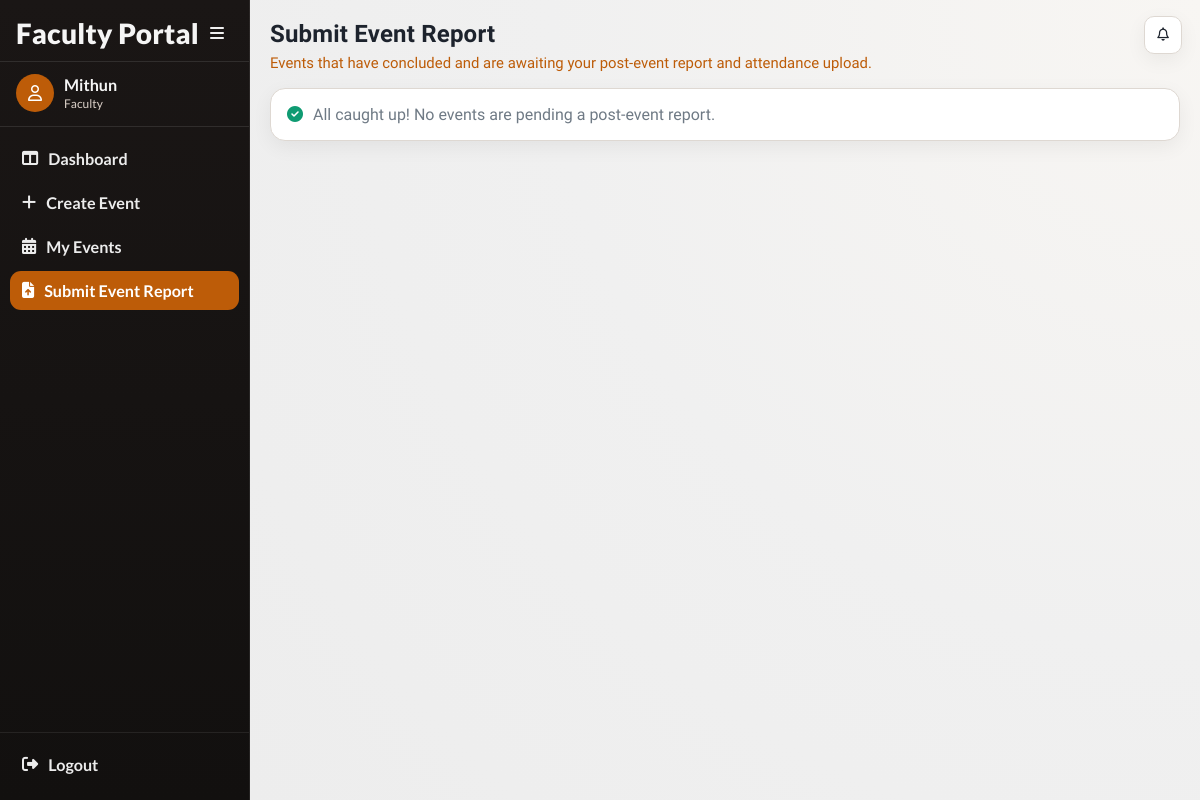
/events/faculty/post-due/ (signed in), run on an earlier commit of the app's database.
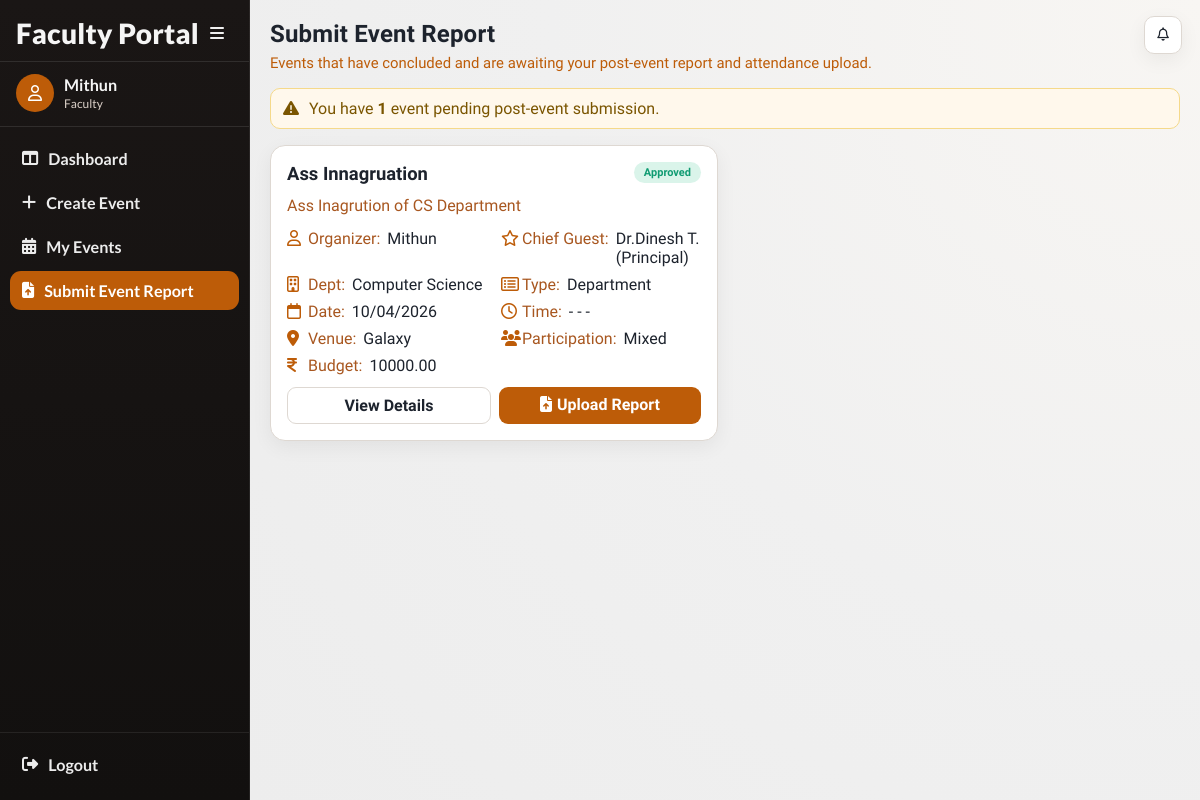
And on a later commit of the database.
### events/models.py (models this page shows, shortened)
class Event(models.Model):
    CATEGORY_CHOICES = (
        ('department', 'Department'),
        ('nss', 'NSS'),
        ('ncc', 'NCC'),
        ('union', 'Union'),
        ('other', 'Other'),
    )
    PARTICIPATION_CHOICES = (
        ('boys', 'Boys'),
        ('girls', 'Girls'),
        ('mixed', 'Mixed'),
    )
    STATUS_CHOICES = (
        ('pending', 'Pending Approval'),
        ('approved', 'Approved'),
        ('rejected', 'Rejected'),
        ('completed', 'Completed'),
        ('verified', 'Verified'),
        ('cancelled', 'Cancelled'),
    )
    title = models.CharField(max_length=200)
    category = models.CharField(max_length=20, choices=CATEGORY_CHOICES)
    created_by = models.ForeignKey(
        settings.AUTH_USER_MODEL,
        on_delete=models.CASCADE
    )
    department = models.ForeignKey(
    Department,
    on_delete=models.SET_NULL,
    null=True,
    blank=True
    )
    participation_type = models.CharField(
        max_length=20,
        choices=PARTICIPATION_CHOICES
    )
    chief_guest = models.CharField(max_length=200, blank=True, null=True)
    budget = models.DecimalField(max_digits=10, decimal_places=2)
    venue = models.ForeignKey(
    Venue,
    on_delete=models.PROTECT
    )
    start_date = models.DateField()
    end_date = models.DateField()
    start_time = models.TimeField(null=True, blank=True)
    end_time = models.TimeField(null=True, blank=True)
    description = models.TextField()
    tags = models.ManyToManyField(Tag, blank=True)
    status = models.CharField(
        max_length=20,
        choices=STATUS_CHOICES,
        default='pending'
    )
    principal_remark = models.TextField(blank=True, null=True)
    created_at = models.DateTimeField(auto_now_add=True)
    report_text = models.TextField(blank=True, null=True)
    attendance_file = models.FileField(
        upload_to='attendance/',
        blank=True,
        null=True
    )
    completed_at = models.DateTimeField(blank=True, null=True)

class Department(models.Model):
    name = models.CharField(max_length=100, unique=True)
    def __str__(self):
        return self.name

class Venue(models.Model):
    name = models.CharField(max_length=100, unique=True)
    def __str__(self):
        return self.name

### accounts/models.py (models this page shows, shortened)
class User(AbstractUser):
    ROLE_CHOICES = (
        ('faculty', 'Faculty'),
        ('principal', 'Principal'),
        ('admin', 'Admin'),
    )
    SUB_ROLE_CHOICES = (
        ('hod', 'HOD'),
        ('nss', 'NSS In-Charge'),
        ('ncc', 'NCC In-Charge'),
        ('union', 'Union In-Charge'),
        ('other', 'Other In-Charge'),
    )
    role = models.CharField(max_length=20, choices=ROLE_CHOICES)
    sub_role = models.CharField(
        max_length=20,
        choices=SUB_ROLE_CHOICES,
        blank=True,
        null=True
    )
    department = models.ForeignKey(
    'events.Department',
    on_delete=models.SET_NULL,
    null=True,
    blank=True
    )

### events/views.py (the view)
# urls.py: path('faculty/post-due/', views.faculty_post_due_events, name='faculty_post_due_events'),
@login_required(login_url='/login/')
def faculty_post_due_events(request):
    if request.user.role != 'faculty':
        return redirect('login')
    today = timezone.now().date()
    events = Event.objects.filter(
        created_by=request.user,
        status='approved',
        end_date__lt=today
    ).order_by('end_date')
    return render(request, 'events/faculty_post_due_events.html', {
        'events': events,
        'today': today,
        'active_nav': 'faculty-post-due',
    })

### events/templates/events/faculty_post_due_events.html (shortened to what this page needs)
{% extends "base.html" %}
{% load event_extras %}
{% block page_title %}Submit Event Report{% endblock %}
{% block page_subtitle %}Events that have concluded and are awaiting your post-event report and attendance upload.{% endblock %}
{% block content %}
{% if events %}
<div class="message" style="background:#fff8ec; border-color:#f5d98a; color:#7a5500; margin-bottom:16px;">
    <i class="fa-solid fa-triangle-exclamation" style="margin-right:6px;"></i>
    You have <strong>{{ events|length }}</strong> event{{ events|pluralize }} pending post-event submission.
</div>
{% endif %}
<section class="event-grid">
    {% for e in events %}
        <article class="event-card">
            {% include "events/partials/event_detail_card_body.html" with event=e %}
            <div class="action-row">
                <a class="btn secondary" href="{% url 'event_detail' e.id %}">View Details</a>
                <a class="btn" href="{% url 'post_event_upload' e.id %}">
                    <i class="fa-solid fa-file-arrow-up" style="margin-right:5px;"></i>Upload Report
                </a>
            </div>
        </article>
    {% empty %}
        <article class="event-card" style="grid-column: 1 / -1;">
            <p class="muted" style="margin:0;">
                <i class="fa-solid fa-circle-check" style="color: var(--success); margin-right:6px;"></i>
                All caught up! No events are pending a post-event report.
            </p>
        </article>
    {% endfor %}
</section>
{% endblock %}

### events/templates/events/partials/event_detail_card_body.html (shortened to what this page needs)
{% load event_extras %}
<div class="event-head">
    <h3 class="event-title">
        <a href="{% url 'event_detail' event.id %}">{{ event.title }}</a>
    </h3>
    <span class="chip {{ event.status }}">{{ event.status|title }}</span>
</div>
<p class="event-desc">{{ event.description|default:"No description provided."|truncatewords:22 }}</p>
<div class="meta-grid">
    <div class="meta-row"><i class="fa-regular fa-user"></i><span class="meta-label">Organizer:</span><span class="meta-value">{{ event.created_by.get_full_name|default:event.created_by.username }}</span></div>
    <div class="meta-row"><i class="fa-regular fa-star"></i><span class="meta-label">Chief Guest:</span><span class="meta-value">{{ event.chief_guest|default:"-" }}</span></div>
    <div class="meta-row"><i class="fa-regular fa-building"></i><span class="meta-label">Dept:</span><span class="meta-value">{{ event.department|default:"General" }}</span></div>
    <div class="meta-row"><i class="fa-regular fa-rectangle-list"></i><span class="meta-label">Type:</span><span class="meta-value">{{ event.category|title }}</span></div>
    <div class="meta-row"><i class="fa-regular fa-calendar"></i><span class="meta-label">Date:</span><span class="meta-value">{{ event.start_date|date:"d/m/Y" }}</span></div>
    <div class="meta-row"><i class="fa-regular fa-clock"></i><span class="meta-label">Time:</span><span class="meta-value">{% if event.start_time %}{{ event.start_time|time:"h:i A" }}{% else %}-{% endif %} - {% if event.end_time %}{{ event.end_time|time:"h:i A" }}{% else %}-{% endif %}</span></div>
    <div class="meta-row"><i class="fa-solid fa-location-dot"></i><span class="meta-label">Venue:</span><span class="meta-value">{{ event.venue }}</span></div>
    <div class="meta-row"><i class="fa-solid fa-users"></i><span class="meta-label">Participation:</span><span class="meta-value">{{ event.participation_type|title }}</span></div>
    <div class="meta-row"><i class="fa-solid fa-indian-rupee-sign"></i><span class="meta-label">Budget:</span><span class="meta-value">{{ event.budget }}</span></div>
</div>

What changed in the data, as far as the page shows it:
added Event: title "Ass Innagruation", status "Approved", description "Ass Inagrution of CS Department", created_by.get_full_name "Mithun", chief_guest "Dr.Dinesh T.(Principal)", department "Computer Science", category "Department", start_date "10/04/2026", venue "Galaxy", participation_type "Mixed", budget "10000.00"
Also different on the page:
{{ events|length }}: (not shown) → "1"
text no longer shown: "All caught up! No events are pending a post-event report."
text now shown: "You have event pending post-event submission."
